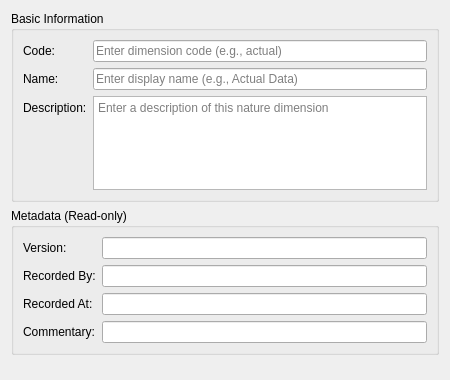
<?xml version="1.0" encoding="UTF-8"?>
<ui version="4.0">
 <class>NatureDimensionDetailDialog</class>
 <widget class="QWidget" name="NatureDimensionDetailDialog">
  <property name="geometry">
   <rect>
    <x>0</x>
    <y>0</y>
    <width>450</width>
    <height>380</height>
   </rect>
  </property>
  <property name="minimumSize">
   <size>
    <width>400</width>
    <height>0</height>
   </size>
  </property>
  <property name="windowTitle">
   <string>Nature Dimension Details</string>
  </property>
  <layout class="QVBoxLayout" name="verticalLayout">
   <item>
    <widget class="QGroupBox" name="basicInfoGroup">
     <property name="title">
      <string>Basic Information</string>
     </property>
     <layout class="QFormLayout" name="formLayout">
      <item row="0" column="0">
       <widget class="QLabel" name="labelCode">
        <property name="text">
         <string>Code:</string>
        </property>
       </widget>
      </item>
      <item row="0" column="1">
       <widget class="QLineEdit" name="codeEdit">
        <property name="placeholderText">
         <string>Enter dimension code (e.g., actual)</string>
        </property>
       </widget>
      </item>
      <item row="1" column="0">
       <widget class="QLabel" name="labelName">
        <property name="text">
         <string>Name:</string>
        </property>
       </widget>
      </item>
      <item row="1" column="1">
       <widget class="QLineEdit" name="nameEdit">
        <property name="placeholderText">
         <string>Enter display name (e.g., Actual Data)</string>
        </property>
       </widget>
      </item>
      <item row="2" column="0">
       <widget class="QLabel" name="labelDescription">
        <property name="text">
         <string>Description:</string>
        </property>
       </widget>
      </item>
      <item row="2" column="1">
       <widget class="QTextEdit" name="descriptionEdit">
        <property name="minimumSize">
         <size>
          <width>0</width>
          <height>80</height>
         </size>
        </property>
        <property name="maximumSize">
         <size>
          <width>16777215</width>
          <height>120</height>
         </size>
        </property>
        <property name="placeholderText">
         <string>Enter a description of this nature dimension</string>
        </property>
       </widget>
      </item>
     </layout>
    </widget>
   </item>
   <item>
    <widget class="QGroupBox" name="metadataGroup">
     <property name="title">
      <string>Metadata (Read-only)</string>
     </property>
     <layout class="QFormLayout" name="formLayout_2">
      <item row="0" column="0">
       <widget class="QLabel" name="labelVersion">
        <property name="text">
         <string>Version:</string>
        </property>
       </widget>
      </item>
      <item row="0" column="1">
       <widget class="QLineEdit" name="versionEdit">
        <property name="readOnly">
         <bool>true</bool>
        </property>
       </widget>
      </item>
      <item row="1" column="0">
       <widget class="QLabel" name="labelRecordedBy">
        <property name="text">
         <string>Recorded By:</string>
        </property>
       </widget>
      </item>
      <item row="1" column="1">
       <widget class="QLineEdit" name="recordedByEdit">
        <property name="readOnly">
         <bool>true</bool>
        </property>
       </widget>
      </item>
      <item row="2" column="0">
       <widget class="QLabel" name="labelRecordedAt">
        <property name="text">
         <string>Recorded At:</string>
        </property>
       </widget>
      </item>
      <item row="2" column="1">
       <widget class="QLineEdit" name="recordedAtEdit">
        <property name="readOnly">
         <bool>true</bool>
        </property>
       </widget>
      </item>
      <item row="3" column="0">
       <widget class="QLabel" name="labelCommentary">
        <property name="text">
         <string>Commentary:</string>
        </property>
       </widget>
      </item>
      <item row="3" column="1">
       <widget class="QLineEdit" name="commentaryEdit">
        <property name="readOnly">
         <bool>true</bool>
        </property>
       </widget>
      </item>
     </layout>
    </widget>
   </item>
   <item>
    <spacer name="verticalSpacer">
     <property name="orientation">
      <enum>Qt::Vertical</enum>
     </property>
     <property name="sizeHint" stdset="0">
      <size>
       <width>20</width>
       <height>40</height>
      </size>
     </property>
    </spacer>
   </item>
  </layout>
 </widget>
 <resources/>
 <connections/>
</ui>
